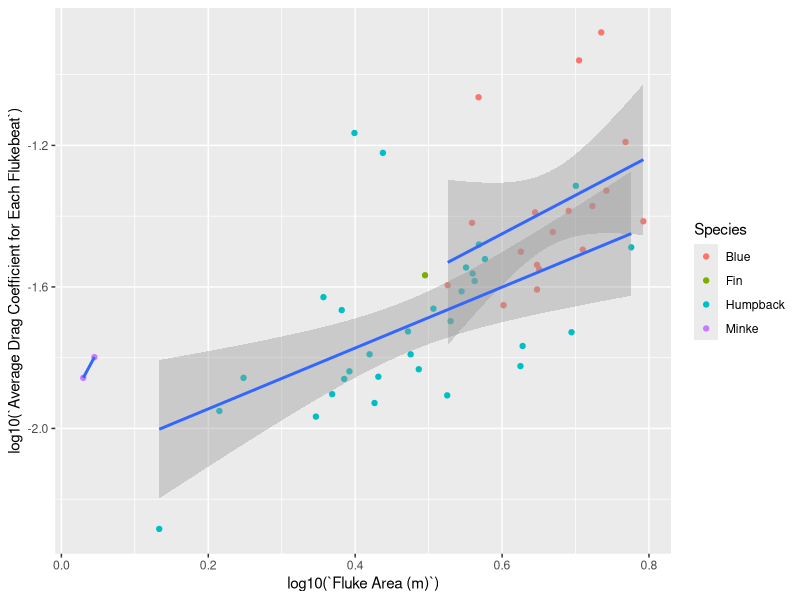
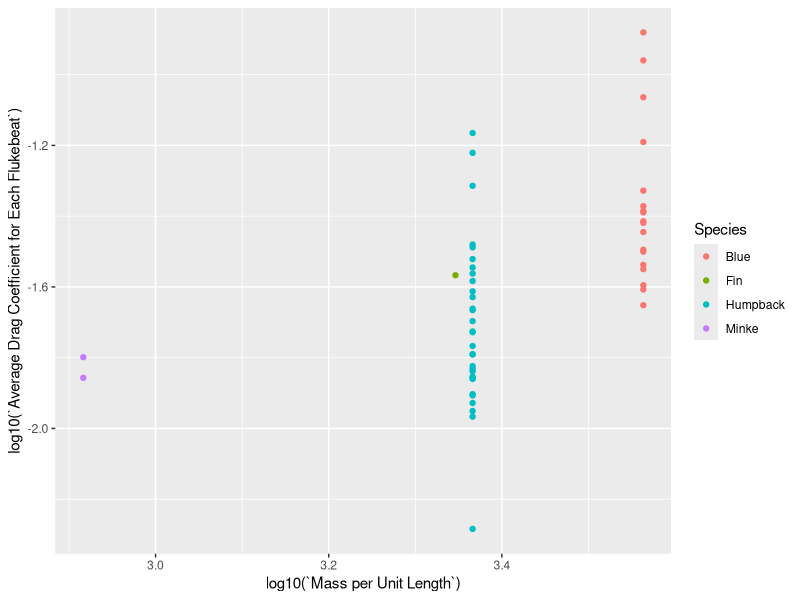
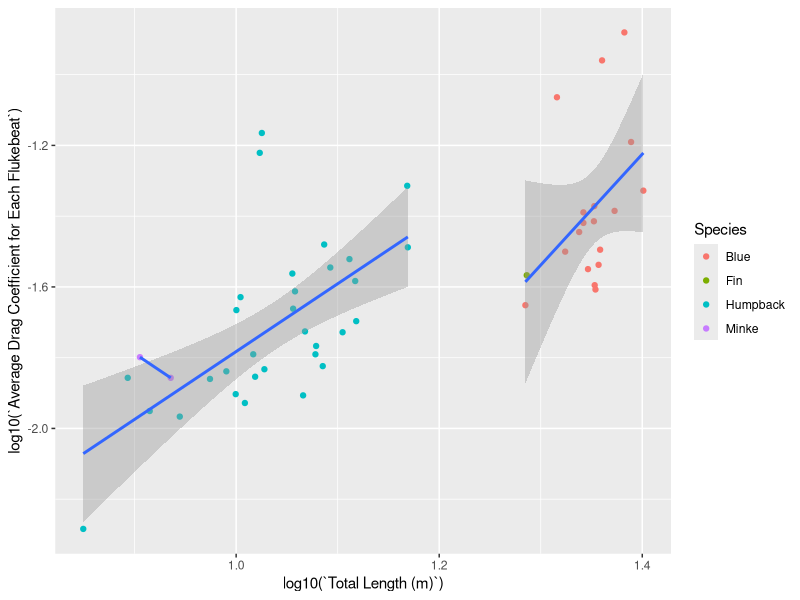
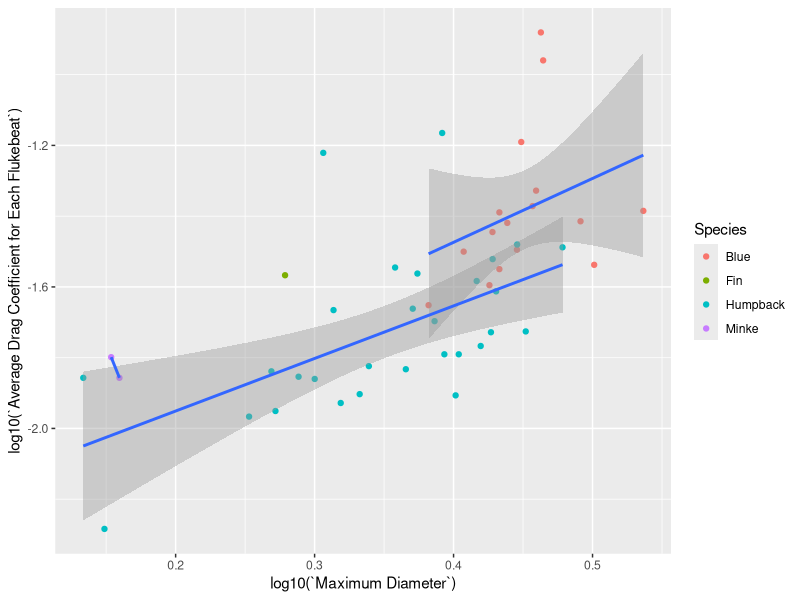
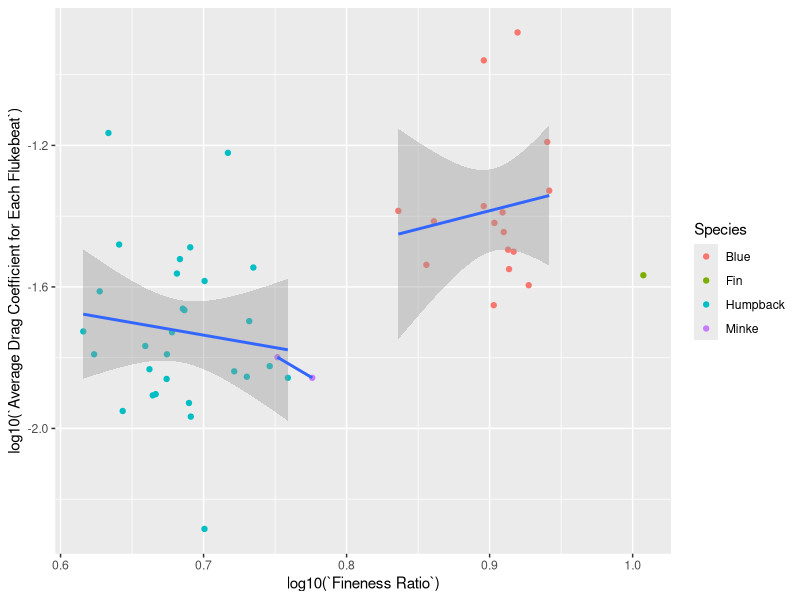

These charts were generated, in order, by the following R code:
####################
# Hayden's Figures
####################

#load packages----
library(tidyverse)
library(readxl)

# importing data----
d_master <- read_excel("Data Sheet with Fluke Area and Chord Length.xlsx")
d_matlab <-  read_excel("Good R MATLAB.xlsx")
# joining data frames
d_full <- left_join(d_master, d_matlab, by = c("ID #","Species", "Whale")) #ID 15 Fin Whale is not loading (NA)
##############
# Drag Figures
##############

# Figure Drag Coefficient vs. FLuke Area 
CdvFA <- ggplot(data = d_full, aes(log10(`Fluke Area (m)`), log10(`Average Drag Coefficient for Each Flukebeat`))) +
  geom_point(aes(color = Species)) + 
  geom_smooth(aes(group = Species), method = 'lm')
CdvFA

# Figure Drag Coefficient vs. Mass per Unit Length
CdvMpUL <- ggplot(data = d_full, aes(log10(`Mass per Unit Length`), log10(`Average Drag Coefficient for Each Flukebeat`))) +
  geom_point(aes(color = Species)) + 
  geom_smooth(aes(group = Species), method = 'lm')
CdvMpUL

# Figure Drag Coefficient vs. Total Length
CdvTL <- ggplot(data = d_full, aes(log10(`Total Length (m)`), log10(`Average Drag Coefficient for Each Flukebeat`))) +
  geom_point(aes(color = Species)) + 
  geom_smooth(aes(group = Species), method = 'lm')
CdvTL

# Figure Drag Coefficient vs. Maximum Diameter
CdvMD <- ggplot(data = d_full, aes(log10(`Maximum Diameter`), log10(`Average Drag Coefficient for Each Flukebeat`))) +
  geom_point(aes(color = Species)) + 
  geom_smooth(aes(group = Species), method = 'lm')
CdvMD

# Figure Drag Coefficient vs. Fineness Ratio
CdvFR <- ggplot(data = d_full, aes(log10(`Fineness Ratio`), log10(`Average Drag Coefficient for Each Flukebeat`))) +
  geom_point(aes(color = Species)) + 
  geom_smooth(aes(group = Species), method = 'lm')
CdvFR